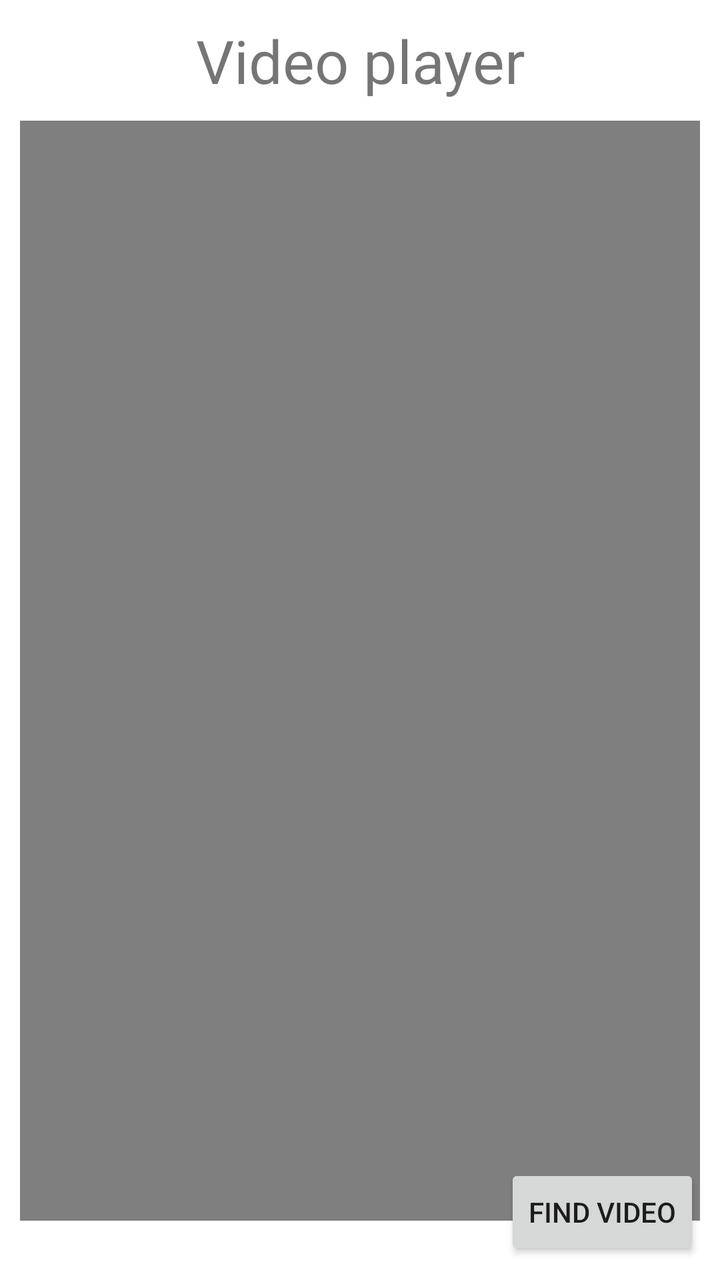
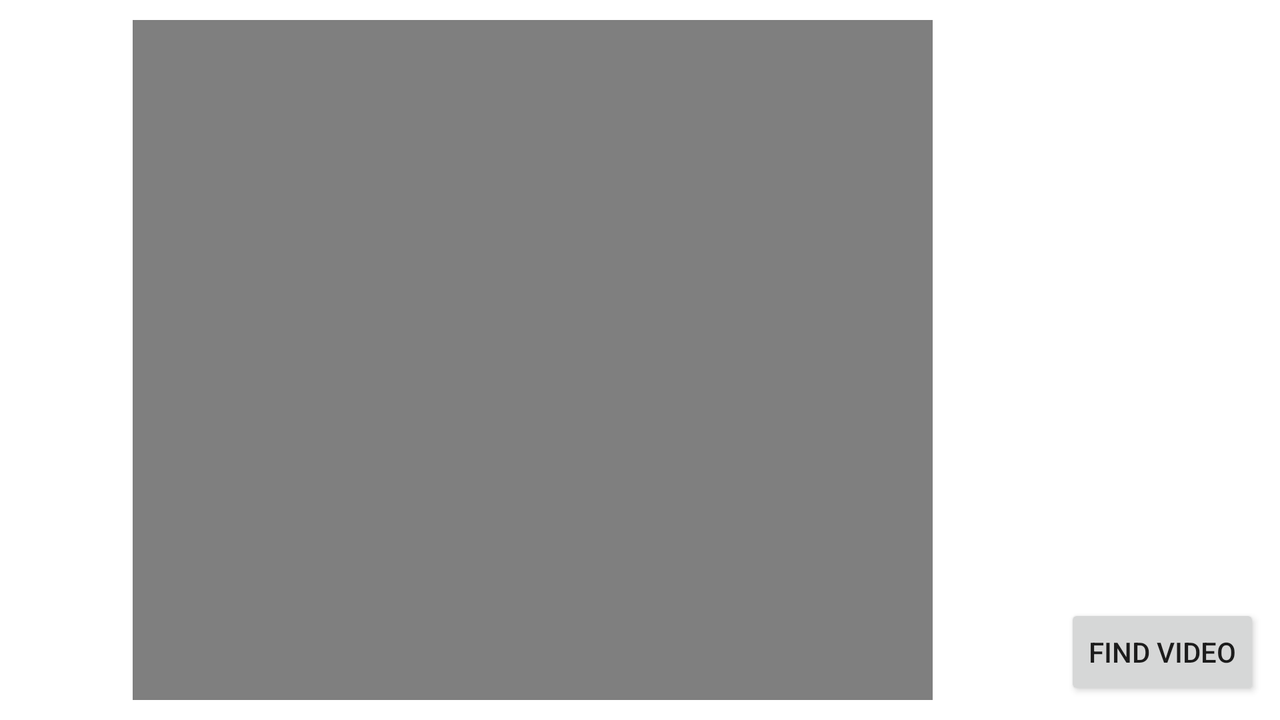

First picture: res/layout/ on a phone held upright. Second picture: the repository's own variant of that layout, on a device whose configuration matches the variant's folder. Source for both follows.
<!-- AndroidManifest.xml: application theme Theme.Android_lab -->
<!-- res/layout/fragment_video.xml -->
<?xml version="1.0" encoding="utf-8"?>
<androidx.constraintlayout.widget.ConstraintLayout xmlns:android="http://schemas.android.com/apk/res/android"
    xmlns:tools="http://schemas.android.com/tools"
    android:layout_width="match_parent"
    android:layout_height="match_parent"
    xmlns:app="http://schemas.android.com/apk/res-auto"
    tools:context=".VideoFragment"
    android:orientation="vertical">

    <TextView
        android:id="@+id/video_TextView"
        android:layout_width="match_parent"
        android:layout_height="wrap_content"
        android:layout_margin="10sp"
        android:textSize="30sp"
        android:text="Video player"
        android:textAlignment="center"
        app:layout_constraintStart_toStartOf="parent"
        app:layout_constraintTop_toTopOf="parent"
        />

    <VideoView
        android:id="@+id/video_view"
        android:layout_width="match_parent"
        android:layout_height="550sp"
        android:maxHeight="550sp"
        android:layout_margin="10sp"
        app:layout_constraintStart_toStartOf="parent"
        app:layout_constraintTop_toBottomOf="@+id/video_TextView"
/>

    <Button
        android:id="@+id/button_findVideo"
        android:layout_width="wrap_content"
        android:layout_height="wrap_content"
        android:layout_margin="10sp"
        android:text="@string/button_findVideo"

        app:layout_constraintBottom_toBottomOf="parent"
        app:layout_constraintEnd_toEndOf="parent"
        />


</androidx.constraintlayout.widget.ConstraintLayout>
<!-- resources referenced by this layout -->
<resources>
  <string name="button_findVideo">Find video</string>
  <style name="Theme.Android_lab" parent="Theme.MaterialComponents.DayNight.DarkActionBar">
          
          <item name="colorPrimary">@color/purple_500</item>
          <item name="colorPrimaryVariant">@color/purple_700</item>
          <item name="colorOnPrimary">@color/white</item>
          
          <item name="colorSecondary">@color/teal_200</item>
          <item name="colorSecondaryVariant">@color/teal_700</item>
          <item name="colorOnSecondary">@color/black</item>
          
          <item name="android:statusBarColor">?attr/colorPrimaryVariant</item>
          
  
          
          <item name="android:windowFullscreen">true</item>
      </style>
</resources>
<!-- res/layout-land/fragment_video.xml (the author's variant of the layout above) -->
<!-- drawn on the phone turned sideways -->
<?xml version="1.0" encoding="utf-8"?>
<androidx.constraintlayout.widget.ConstraintLayout xmlns:android="http://schemas.android.com/apk/res/android"
    xmlns:tools="http://schemas.android.com/tools"
    android:layout_width="match_parent"
    android:layout_height="match_parent"
    xmlns:app="http://schemas.android.com/apk/res-auto"
    tools:context=".VideoFragment"
    android:orientation="vertical">



    <VideoView
        android:id="@+id/video_view"
        android:layout_width="400sp"
        android:layout_height="match_parent"
        android:layout_margin="10sp"

        app:layout_constraintStart_toStartOf="parent"
        app:layout_constraintEnd_toStartOf="@+id/button_findVideo"
        app:layout_constraintTop_toTopOf="parent"
        />

    <Button
        android:id="@+id/button_findVideo"
        android:layout_width="wrap_content"
        android:layout_height="wrap_content"
        android:text="@string/button_findVideo"
        android:layout_margin="10sp"
        app:layout_constraintEnd_toEndOf="parent"
        app:layout_constraintBottom_toBottomOf="parent" />


</androidx.constraintlayout.widget.ConstraintLayout>
